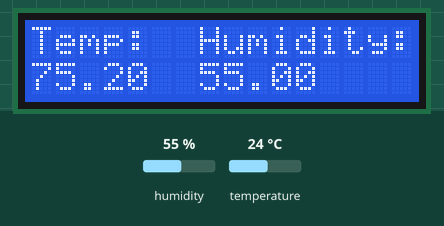
Bench run of a sketch on a simulated Arduino Uno, built with avr-gcc and run on an emulated ATmega328P. On the bench: 16×2 character LCD. The inputs (shaded band) are chosen by the test bench; at power-on: humidity 55 %, temperature 24 °C.

Above: at 1.2 s.
1.3 s: humidity set to 22 %
At 3.3 s:
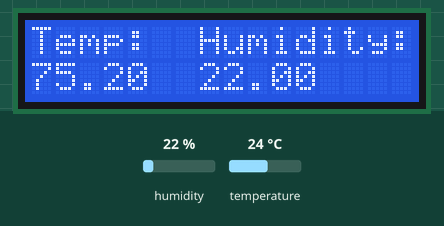
4.1 s: temperature set to 12 °C
At 6.1 s:
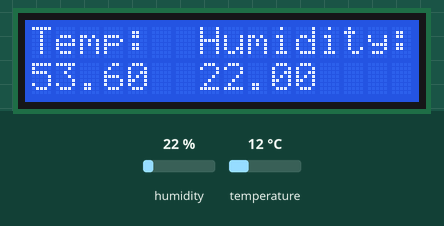
6.9 s: humidity set to 40 %
At 9.1 s:
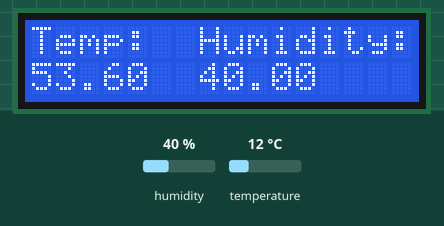
10.2 s: temperature set to 19 °C
At 11.8 s:
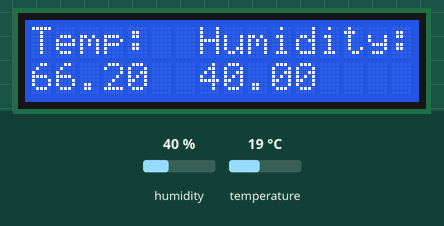
Timing chart, 0 to 13.3 s (numbered marks = the images above; inputs shaded):
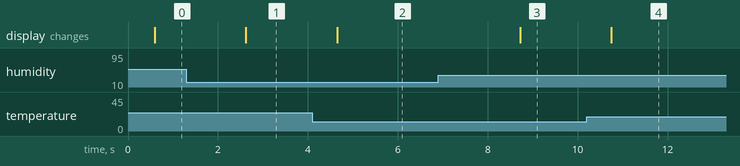

The sketch:

temp_Hum.ino
```cpp
#include "Arduino.h"
#include "LiquidCrystal.h"
#include "DHT.h"
//The setup function is called once at startup of the sketch

//Set the DHT Pin
#define DHTPIN 8
//Initialize the library with he numbers of the interface pins
LiquidCrystal lcd(12, 11, 5, 4, 3, 2);
#define DHTTYPE DHT11
DHT dht(DHTPIN, DHTTYPE);

void setup()
{
//Setup the LCD's number of columns and rows:
  lcd.begin(16, 2);
  dht.begin();
//Print a message to the LCD
  lcd.print("Temp:  Humidity:");
}

// The loop function is called in an endless loop
void loop()
{
  delay(500);
//Set cursor to column 0, line 1(actually 2nd row)
  lcd.setCursor(0, 1);
  //Read humidity
  float h = dht.readHumidity();
  //read temp in fahrenheit
  float f = dht.readTemperature(true);

  if (isnan(h) || isnan(f)) {
	  lcd.print("ERROR");
	  return;
  }
  lcd.print(f);
  lcd.setCursor(7, 1);
  lcd.print(h);

}
```

sloeber.ino.cpp
```cpp
#ifdef __IN_ECLIPSE__
//This is a automatic generated file
//Please do not modify this file
//If you touch this file your change will be overwritten during the next build
//This file has been generated on 2018-02-19 02:43:58

#include "Arduino.h"
#include "Arduino.h"
#include "LiquidCrystal.h"
#include "DHT.h"

void setup() ;
void loop() ;

#include "temp_Hum.ino"


#endif
```

Measured:
- after the input at 1.3 s, the display: changes after 1.3 s (image 1)
- after the input at 4.1 s, the display: changes after 0.56 s (image 2)
- after the input at 6.9 s, the display: changes after 1.8 s (image 3)
- after the input at 10.2 s, the display: changes after 0.55 s (image 4)
